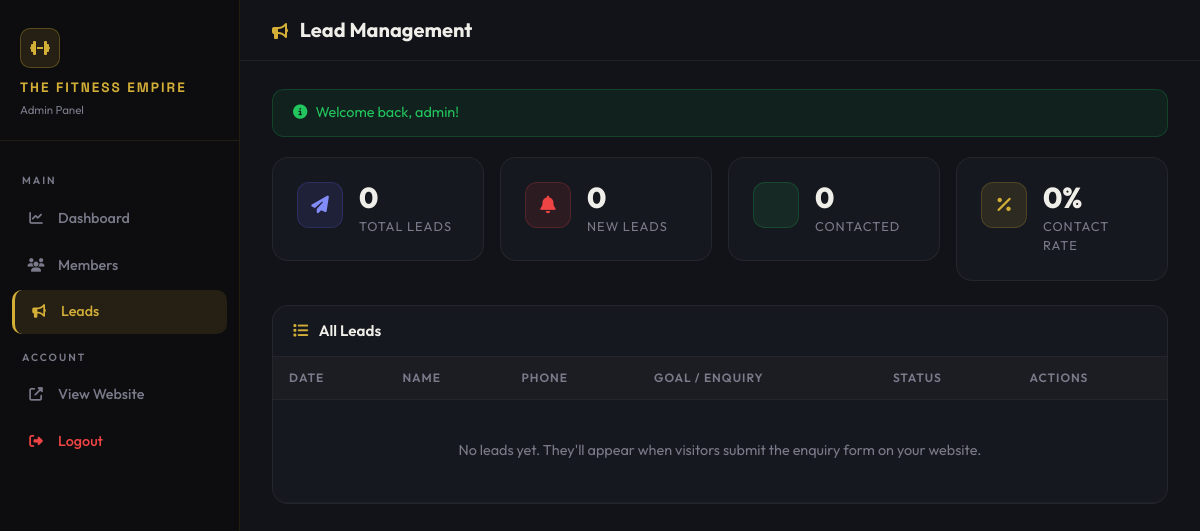
Before: /admin/leads.php (signed in) with the older database file.
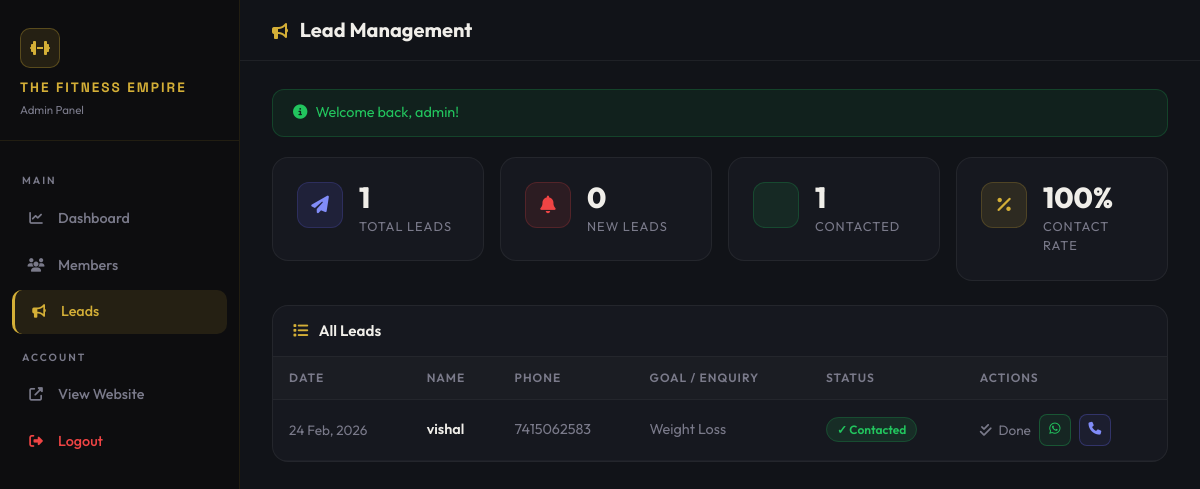
After: the same page with the newer database file.
### tables this page shows
CREATE TABLE leads (
    id INTEGER PRIMARY KEY AUTOINCREMENT,
    name VARCHAR(100) NOT NULL,
    phone VARCHAR(20) NOT NULL,
    goal CLOB,
    status VARCHAR(20) DEFAULT 'New',
    created_at DATETIME DEFAULT CURRENT_TIMESTAMP
);

### admin/leads.php (the view, shortened to what the changed rows need)
<?php
require_once __DIR__ . '/admin_layout.php';
$leads      = $pdo->query("SELECT * FROM leads ORDER BY created_at DESC")->fetchAll();
?>
<div class="admin-topbar">
    <h1><i class="fas fa-bullhorn me-2" style="color:var(--gold);font-size:1rem;"></i> Lead Management</h1>
</div>
<div class="admin-content">
    <div class="row g-3 mb-4">
        <?php
        $total_leads     = count($leads);
        $contacted_leads = count(array_filter($leads, fn($l) => $l['status'] === 'Contacted'));
        $new_leads       = $total_leads - $contacted_leads;
        $conv_rate       = $total_leads > 0 ? round(($contacted_leads / $total_leads) * 100) : 0;
        ?>
        <div class="col-6 col-md-3">
            <div class="stat-card">
                <div><div class="stat-value"><?php echo $total_leads; ?></div><div class="stat-label">Total Leads</div></div>
            </div>
        </div>
        <div class="col-6 col-md-3">
            <div class="stat-card">
                <div><div class="stat-value"><?php echo $new_leads; ?></div><div class="stat-label">New Leads</div></div>
            </div>
        </div>
        <div class="col-6 col-md-3">
            <div class="stat-card">
                <div><div class="stat-value"><?php echo $contacted_leads; ?></div><div class="stat-label">Contacted</div></div>
            </div>
        </div>
        <div class="col-6 col-md-3">
            <div class="stat-card">
                <div><div class="stat-value"><?php echo $conv_rate; ?>%</div><div class="stat-label">Contact Rate</div></div>
            </div>
        </div>
    </div>
    <div class="a-card">
        <div style="overflow-x:auto;">
            <table class="a-table">
                <thead>
                    <tr>
                        <th>Date</th>
                        <th>Name</th>
                        <th>Phone</th>
                        <th>Goal / Enquiry</th>
                        <th>Status</th>
                        <th>Actions</th>
                    </tr>
                </thead>
                <tbody>
                <?php if (empty($leads)): ?>
                    <tr><td colspan="6" style="text-align:center;color:var(--text-muted);padding:40px;">
                        No leads yet. They'll appear when visitors submit the enquiry form on your website.
                    </td></tr>
                <?php else: ?>
                    <?php foreach ($leads as $lead): ?>
                    <tr>
                        <td style="color:var(--text-muted);font-size:0.85rem;white-space:nowrap;">
                            <?php echo date('d M, Y', strtotime($lead['created_at'])); ?>
                        </td>
                        <td class="fw-semibold"><?php echo htmlspecialchars($lead['name']); ?></td>
                        <td style="color:var(--text-muted);"><?php echo htmlspecialchars($lead['phone']); ?></td>
                        <td style="color:var(--text-muted);max-width:200px;"><?php echo htmlspecialchars($lead['goal']); ?></td>
                        <td>
                            <?php if ($lead['status'] === 'New'): ?>
                                <span class="badge-danger">🔔 New</span>
                            <?php else: ?>
                                <span class="badge-success">✓ Contacted</span>
                            <?php endif; ?>
                        </td>
                        <td>
                            <div class="d-flex gap-2 align-items-center">
                                <?php if ($lead['status'] === 'New'): ?>
                                    <a href="leads.php?mark_contacted=<?php echo $lead['id']; ?>"
                                       class="btn-gold btn btn-sm" style="font-size:0.78rem;padding:6px 12px;">
                                        <i class="fas fa-check me-1"></i> Mark Contacted
                                    </a>
                                <?php else: ?>
                                    <span style="color:var(--text-muted);font-size:0.85rem;">
                                        <i class="fas fa-check-double me-1"></i> Done
                                    </span>
                                <?php endif; ?>
                                <a href="https://wa.me/91<?php echo $lead['phone']; ?>" target="_blank"
                                   class="btn-act btn-act-green" title="WhatsApp">
                                    <i class="fab fa-whatsapp"></i>
                                </a>
                                <a href="tel:<?php echo $lead['phone']; ?>"
                                   class="btn-act btn-act-blue" title="Call">
                                    <i class="fas fa-phone"></i>
                                </a>
                            </div>
                        </td>
                    </tr>
                    <?php endforeach; ?>
                <?php endif; ?>
                </tbody>
            </table>
        </div>
    </div>
</div>

Changed rows visible on the page:
added leads: status "0", status "1", status "100", created_at "24 Feb, 2026", name "vishal", phone "7415062583", goal "Weight Loss", shows "✓ Contacted", shows "Done"
Other visible differences:
$total_leads: "0" → "1"
$new_leads: "0" → (not shown)
$contacted_leads: "0" → (not shown)
$conv_rate: "0" → (not shown)
text no longer shown: "No leads yet. They'll appear when visitors submit the enquiry form on your website."
